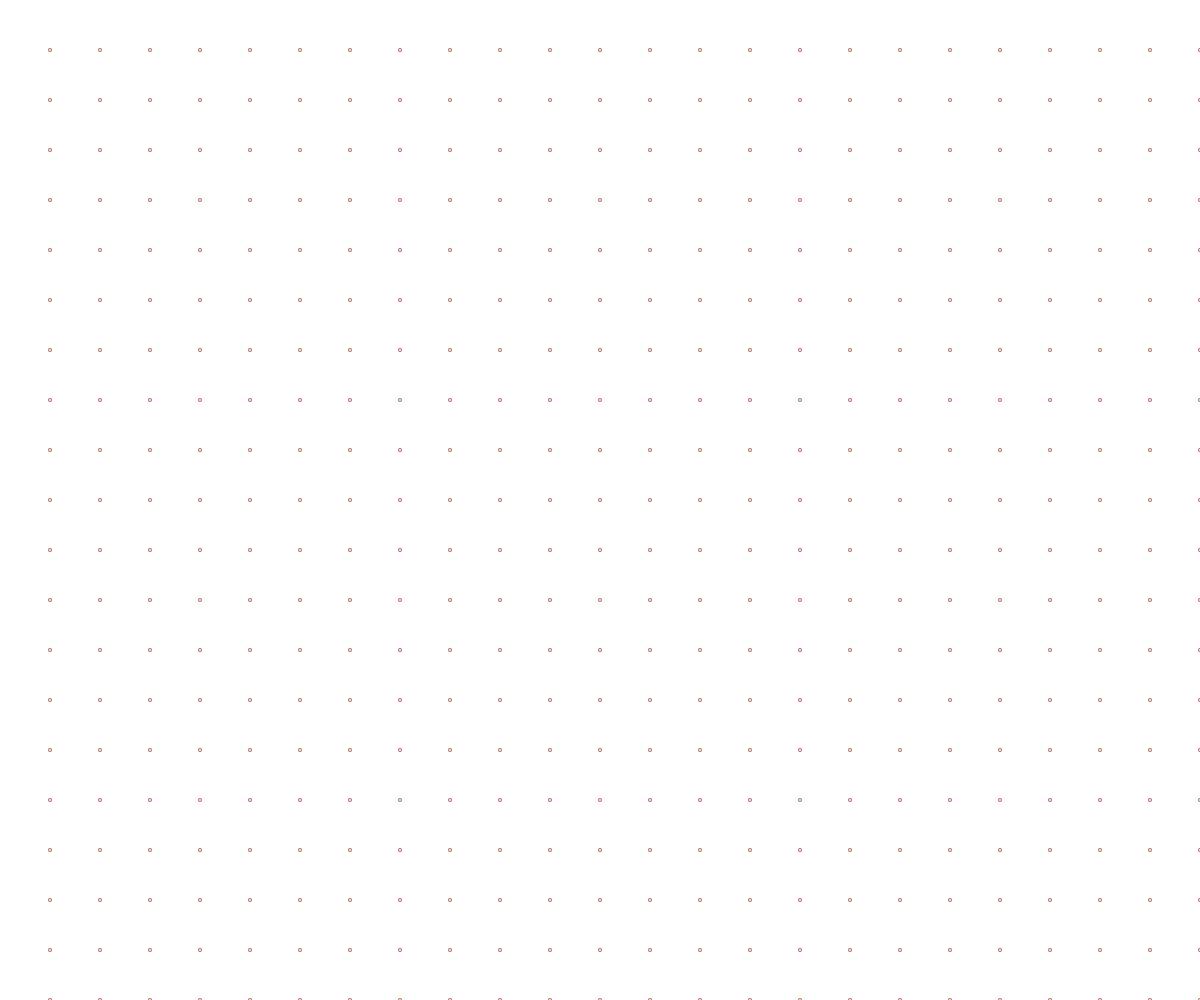
Frame 1 (no input)
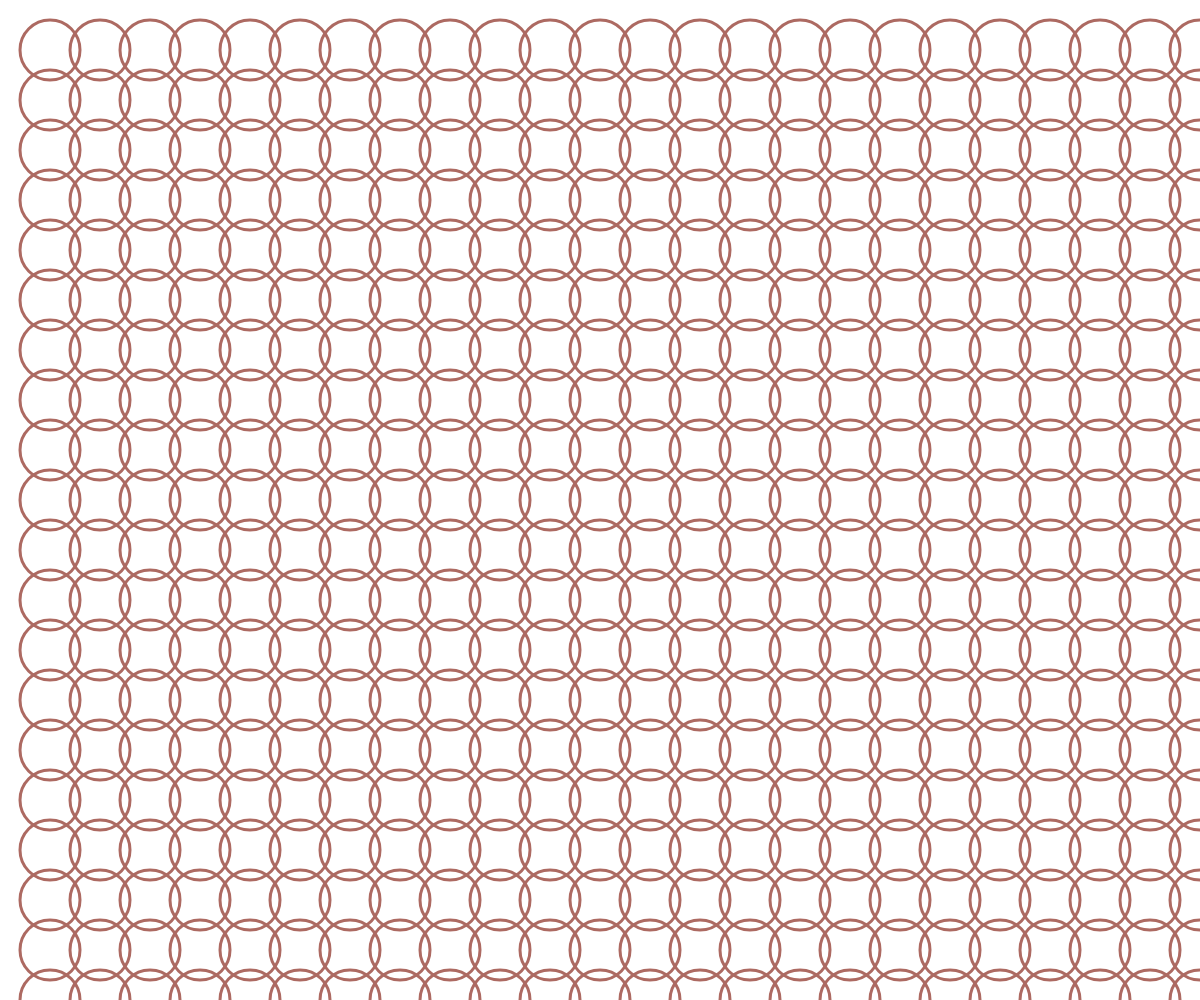
Frame 60 (no input)
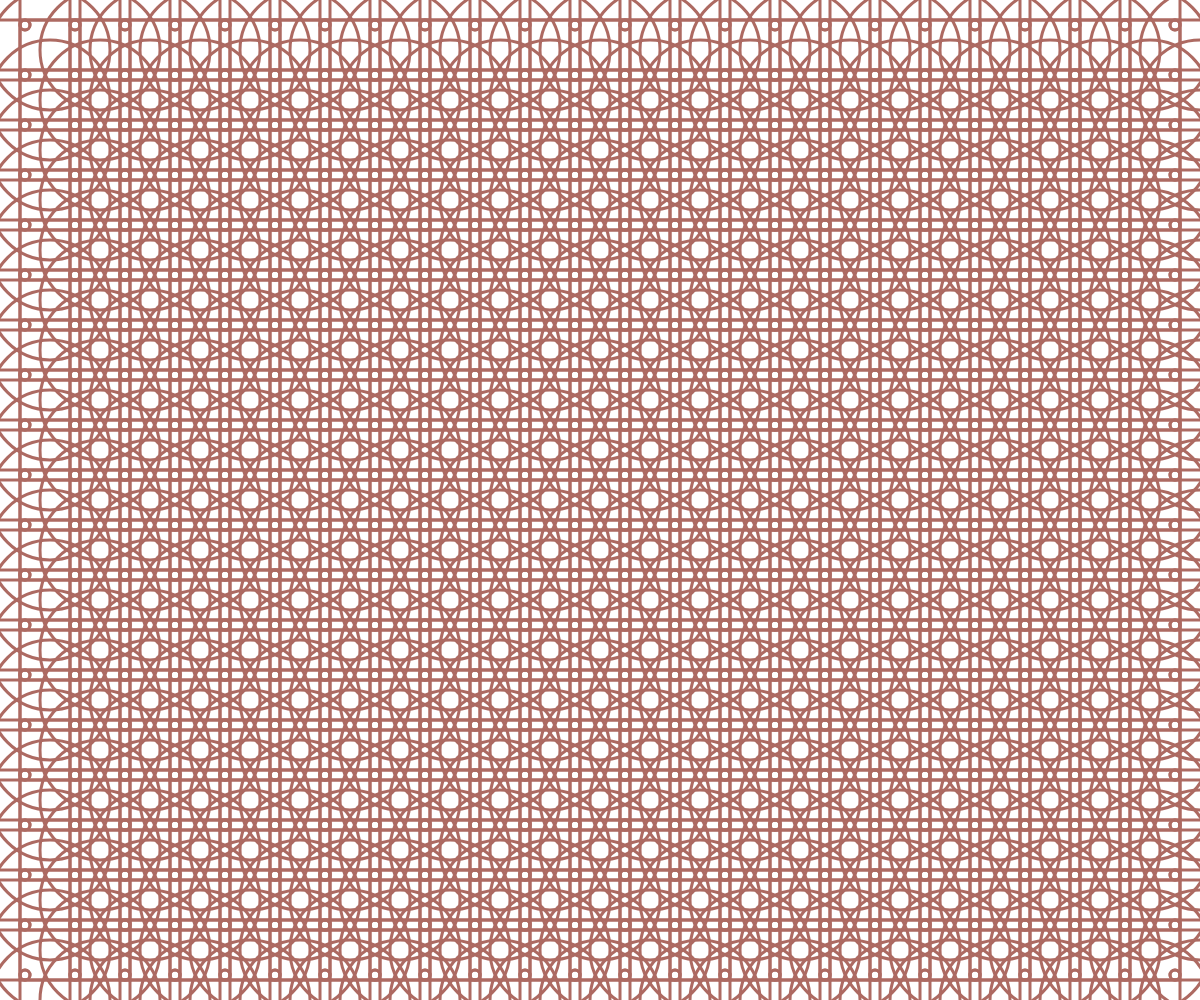
Frame 120 (the mouse pressed at the canvas centre since frame 60)

The p5.js sketch that drew these frames (run headless with seeded random() and noise() and a simulated clock; from frame 60 on, the mouse is pressed at the canvas centre):

// p5.js sketch
// ── sketch.js
function setup() {
  createCanvas(windowWidth,windowHeight);
}

function draw() {
  rectMode(CENTER)
  background("#CC2B8");
  noFill()
  stroke("#AD6A62")
  strokeWeight(3)
  for(var a=0;a <windowWidth/50;a++){
   for( var b=0;b <windowHeight/50;b++){
    rect(25+(a*50),25+(b*50),(mouseX+mouseY)/10) //畫8個直徑為50的圓
    ellipse(25+(a*50),25+(b*50),(mouseX-mouseY)/10) //畫8個邊長為50的正方形
    ellipse(25+(a*50),25+(b*50),(mouseY-mouseX)/10) //畫8個邊長為50的正方形
    ellipse(50+(a*50),50+(b*50),frameCount%500) //畫8個直徑為20的小圓
  }
  }
}
